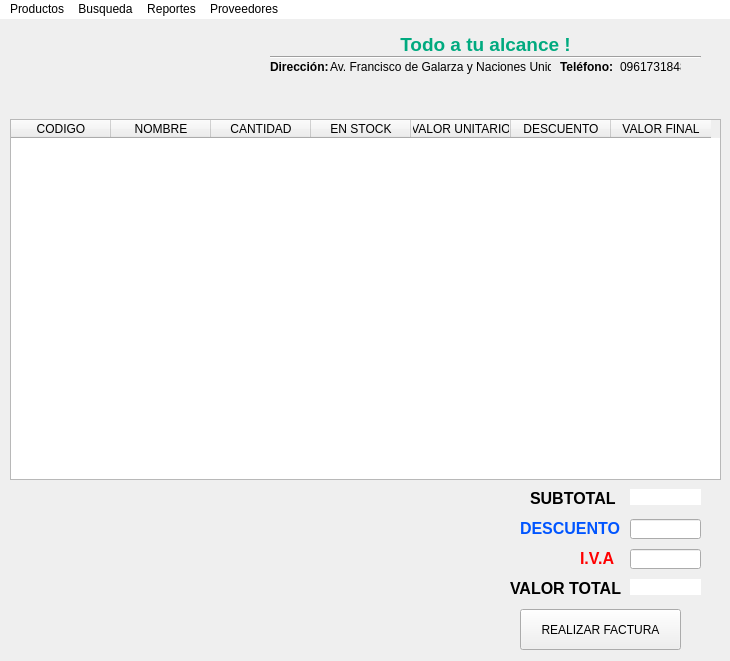
<?xml version="1.0" encoding="UTF-8"?>
<ui version="4.0">
 <class>MainWindow</class>
 <widget class="QMainWindow" name="MainWindow">
  <property name="geometry">
   <rect>
    <x>0</x>
    <y>0</y>
    <width>730</width>
    <height>661</height>
   </rect>
  </property>
  <property name="windowTitle">
   <string>Veci's Market - Sistema Administrador</string>
  </property>
  <property name="windowIcon">
   <iconset>
    <normaloff>../icons/bxs-store-alt.svg</normaloff>../icons/bxs-store-alt.svg</iconset>
  </property>
  <property name="styleSheet">
   <string notr="true"/>
  </property>
  <property name="toolButtonStyle">
   <enum>Qt::ToolButtonIconOnly</enum>
  </property>
  <widget class="QWidget" name="centralwidget">
   <widget class="QLabel" name="lb_logo">
    <property name="geometry">
     <rect>
      <x>20</x>
      <y>10</y>
      <width>231</width>
      <height>71</height>
     </rect>
    </property>
    <property name="text">
     <string/>
    </property>
    <property name="pixmap">
     <pixmap>../icons/logo_small.png</pixmap>
    </property>
    <property name="scaledContents">
     <bool>true</bool>
    </property>
   </widget>
   <widget class="QTableWidget" name="tb_detalle">
    <property name="geometry">
     <rect>
      <x>10</x>
      <y>100</y>
      <width>711</width>
      <height>361</height>
     </rect>
    </property>
    <column>
     <property name="text">
      <string>CODIGO</string>
     </property>
    </column>
    <column>
     <property name="text">
      <string>NOMBRE</string>
     </property>
    </column>
    <column>
     <property name="text">
      <string>CANTIDAD</string>
     </property>
    </column>
    <column>
     <property name="text">
      <string>EN STOCK</string>
     </property>
    </column>
    <column>
     <property name="text">
      <string>VALOR UNITARIO</string>
     </property>
    </column>
    <column>
     <property name="text">
      <string>DESCUENTO</string>
     </property>
    </column>
    <column>
     <property name="text">
      <string>VALOR FINAL</string>
     </property>
    </column>
   </widget>
   <widget class="QLabel" name="lb_sub">
    <property name="geometry">
     <rect>
      <x>530</x>
      <y>470</y>
      <width>91</width>
      <height>16</height>
     </rect>
    </property>
    <property name="text">
     <string>&lt;html&gt;&lt;head/&gt;&lt;body&gt;&lt;p&gt;&lt;span style=&quot; font-size:12pt; font-weight:600;&quot;&gt;SUBTOTAL&lt;/span&gt;&lt;/p&gt;&lt;/body&gt;&lt;/html&gt;</string>
    </property>
   </widget>
   <widget class="QLabel" name="lb_iva">
    <property name="geometry">
     <rect>
      <x>580</x>
      <y>530</y>
      <width>41</width>
      <height>16</height>
     </rect>
    </property>
    <property name="text">
     <string>&lt;html&gt;&lt;head/&gt;&lt;body&gt;&lt;p&gt;&lt;span style=&quot; font-size:12pt; font-weight:600; color:#ff0000;&quot;&gt;I.V.A&lt;/span&gt;&lt;/p&gt;&lt;/body&gt;&lt;/html&gt;</string>
    </property>
   </widget>
   <widget class="QLabel" name="lb_valT">
    <property name="geometry">
     <rect>
      <x>510</x>
      <y>560</y>
      <width>121</width>
      <height>16</height>
     </rect>
    </property>
    <property name="text">
     <string>&lt;html&gt;&lt;head/&gt;&lt;body&gt;&lt;p&gt;&lt;span style=&quot; font-size:12pt; font-weight:600;&quot;&gt;VALOR TOTAL&lt;/span&gt;&lt;/p&gt;&lt;/body&gt;&lt;/html&gt;</string>
    </property>
   </widget>
   <widget class="QLabel" name="lb_des">
    <property name="geometry">
     <rect>
      <x>520</x>
      <y>500</y>
      <width>101</width>
      <height>16</height>
     </rect>
    </property>
    <property name="text">
     <string>&lt;html&gt;&lt;head/&gt;&lt;body&gt;&lt;p&gt;&lt;span style=&quot; font-size:12pt; font-weight:600; color:#0055ff;&quot;&gt;DESCUENTO&lt;/span&gt;&lt;/p&gt;&lt;/body&gt;&lt;/html&gt;</string>
    </property>
   </widget>
   <widget class="QLabel" name="lb_subCom">
    <property name="geometry">
     <rect>
      <x>630</x>
      <y>470</y>
      <width>71</width>
      <height>16</height>
     </rect>
    </property>
    <property name="styleSheet">
     <string notr="true">background-color: rgb(255, 255, 255);</string>
    </property>
    <property name="text">
     <string>&lt;html&gt;&lt;head/&gt;&lt;body&gt;&lt;p&gt;&lt;br/&gt;&lt;/p&gt;&lt;/body&gt;&lt;/html&gt;</string>
    </property>
   </widget>
   <widget class="QLineEdit" name="le_des">
    <property name="geometry">
     <rect>
      <x>630</x>
      <y>500</y>
      <width>71</width>
      <height>20</height>
     </rect>
    </property>
   </widget>
   <widget class="QLineEdit" name="le_iva">
    <property name="geometry">
     <rect>
      <x>630</x>
      <y>530</y>
      <width>71</width>
      <height>20</height>
     </rect>
    </property>
   </widget>
   <widget class="QLabel" name="lb_valTCom">
    <property name="geometry">
     <rect>
      <x>630</x>
      <y>560</y>
      <width>71</width>
      <height>16</height>
     </rect>
    </property>
    <property name="styleSheet">
     <string notr="true">background-color: rgb(255, 255, 255);</string>
    </property>
    <property name="text">
     <string>&lt;html&gt;&lt;head/&gt;&lt;body&gt;&lt;p&gt;&lt;br/&gt;&lt;/p&gt;&lt;/body&gt;&lt;/html&gt;</string>
    </property>
   </widget>
   <widget class="QPushButton" name="button_Factura">
    <property name="geometry">
     <rect>
      <x>520</x>
      <y>590</y>
      <width>161</width>
      <height>41</height>
     </rect>
    </property>
    <property name="cursor">
     <cursorShape>PointingHandCursor</cursorShape>
    </property>
    <property name="styleSheet">
     <string notr="true">font: 75 9pt &quot;MS Shell Dlg 2&quot;;</string>
    </property>
    <property name="text">
     <string>REALIZAR FACTURA</string>
    </property>
    <property name="icon">
     <iconset>
      <normaloff>../icons/bx-cart-add.svg</normaloff>../icons/bx-cart-add.svg</iconset>
    </property>
    <property name="iconSize">
     <size>
      <width>35</width>
      <height>35</height>
     </size>
    </property>
    <property name="flat">
     <bool>false</bool>
    </property>
   </widget>
   <widget class="QLabel" name="lb_slogan">
    <property name="geometry">
     <rect>
      <x>390</x>
      <y>10</y>
      <width>191</width>
      <height>31</height>
     </rect>
    </property>
    <property name="styleSheet">
     <string notr="true">color: rgb(0, 170, 127);</string>
    </property>
    <property name="text">
     <string>&lt;html&gt;&lt;head/&gt;&lt;body&gt;&lt;p align=&quot;center&quot;&gt;&lt;span style=&quot; font-size:14pt; font-weight:600;&quot;&gt;Todo a tu alcance !&lt;/span&gt;&lt;/p&gt;&lt;/body&gt;&lt;/html&gt;</string>
    </property>
   </widget>
   <widget class="Line" name="ln_head">
    <property name="geometry">
     <rect>
      <x>270</x>
      <y>30</y>
      <width>431</width>
      <height>16</height>
     </rect>
    </property>
    <property name="orientation">
     <enum>Qt::Horizontal</enum>
    </property>
   </widget>
   <widget class="QLabel" name="lb_dir">
    <property name="geometry">
     <rect>
      <x>270</x>
      <y>40</y>
      <width>61</width>
      <height>16</height>
     </rect>
    </property>
    <property name="text">
     <string>&lt;html&gt;&lt;head/&gt;&lt;body&gt;&lt;p&gt;&lt;span style=&quot; font-weight:600;&quot;&gt;Dirección: &lt;/span&gt;&lt;/p&gt;&lt;/body&gt;&lt;/html&gt;</string>
    </property>
   </widget>
   <widget class="QLabel" name="ld_dirCom">
    <property name="geometry">
     <rect>
      <x>330</x>
      <y>40</y>
      <width>221</width>
      <height>16</height>
     </rect>
    </property>
    <property name="text">
     <string>Av. Francisco de Galarza y Naciones Unidas.</string>
    </property>
   </widget>
   <widget class="QLabel" name="lb_tel">
    <property name="geometry">
     <rect>
      <x>560</x>
      <y>40</y>
      <width>61</width>
      <height>16</height>
     </rect>
    </property>
    <property name="text">
     <string>&lt;html&gt;&lt;head/&gt;&lt;body&gt;&lt;p&gt;&lt;span style=&quot; font-weight:600;&quot;&gt;Teléfono:&lt;/span&gt;&lt;/p&gt;&lt;/body&gt;&lt;/html&gt;</string>
    </property>
   </widget>
   <widget class="QLabel" name="lb_telCom">
    <property name="geometry">
     <rect>
      <x>620</x>
      <y>40</y>
      <width>61</width>
      <height>16</height>
     </rect>
    </property>
    <property name="text">
     <string>0961731848</string>
    </property>
   </widget>
  </widget>
  <widget class="QMenuBar" name="menubar">
   <property name="geometry">
    <rect>
     <x>0</x>
     <y>0</y>
     <width>730</width>
     <height>21</height>
    </rect>
   </property>
   <property name="styleSheet">
    <string notr="true">background-color: rgb(255, 255, 255);</string>
   </property>
   <widget class="QMenu" name="menuProductos">
    <property name="title">
     <string>Productos</string>
    </property>
    <addaction name="actionBusqueda"/>
    <addaction name="actionModificar"/>
    <addaction name="actionEliminar"/>
    <addaction name="actionInventario"/>
   </widget>
   <widget class="QMenu" name="menuBusqueda">
    <property name="title">
     <string>Busqueda</string>
    </property>
    <addaction name="actionFactura_x_Cliente"/>
   </widget>
   <widget class="QMenu" name="menuReportes">
    <property name="title">
     <string>Reportes</string>
    </property>
    <addaction name="actionVer_Inventario"/>
    <addaction name="actionGenerar"/>
   </widget>
   <widget class="QMenu" name="menuProveedores">
    <property name="title">
     <string>Proveedores</string>
    </property>
    <addaction name="actionBuscarProv"/>
    <addaction name="actionModificarProv"/>
    <addaction name="actionAgregarProv"/>
    <addaction name="actionEliminarProv"/>
   </widget>
   <addaction name="menuProductos"/>
   <addaction name="menuBusqueda"/>
   <addaction name="menuReportes"/>
   <addaction name="menuProveedores"/>
  </widget>
  <action name="actionBusqueda">
   <property name="icon">
    <iconset>
     <normaloff>../icons/bx-search-alt.svg</normaloff>../icons/bx-search-alt.svg</iconset>
   </property>
   <property name="text">
    <string>Buscar</string>
   </property>
  </action>
  <action name="actionModificar">
   <property name="icon">
    <iconset>
     <normaloff>../icons/bxs-store-alt.svg</normaloff>../icons/bxs-store-alt.svg</iconset>
   </property>
   <property name="text">
    <string>Modificar</string>
   </property>
  </action>
  <action name="actionEliminar">
   <property name="icon">
    <iconset>
     <normaloff>../icons/bxs-message-square-add.svg</normaloff>../icons/bxs-message-square-add.svg</iconset>
   </property>
   <property name="text">
    <string>Agregar</string>
   </property>
  </action>
  <action name="actionInventario">
   <property name="icon">
    <iconset>
     <normaloff>../icons/bxs-message-square-x.svg</normaloff>../icons/bxs-message-square-x.svg</iconset>
   </property>
   <property name="text">
    <string>Eliminar</string>
   </property>
  </action>
  <action name="actionInventario_2">
   <property name="icon">
    <iconset>
     <normaloff>../../Cursos_de_Programacion/Python/Aplicacion_G/icons/bxs-data.svg</normaloff>../../Cursos_de_Programacion/Python/Aplicacion_G/icons/bxs-data.svg</iconset>
   </property>
   <property name="text">
    <string>Inventario</string>
   </property>
  </action>
  <action name="actionFactura_x_Cliente">
   <property name="icon">
    <iconset>
     <normaloff>../icons/bxs-file-doc.svg</normaloff>../icons/bxs-file-doc.svg</iconset>
   </property>
   <property name="text">
    <string>Factura_x_Cliente</string>
   </property>
  </action>
  <action name="actionCliente">
   <property name="icon">
    <iconset>
     <normaloff>../icons/bx-body.svg</normaloff>../icons/bx-body.svg</iconset>
   </property>
   <property name="text">
    <string>Cliente</string>
   </property>
  </action>
  <action name="actionVer_Inventario">
   <property name="icon">
    <iconset>
     <normaloff>../icons/bxs-data.svg</normaloff>../icons/bxs-data.svg</iconset>
   </property>
   <property name="text">
    <string>Ver_Inventario</string>
   </property>
  </action>
  <action name="actionGenerar">
   <property name="icon">
    <iconset>
     <normaloff>../icons/bxs-file-plus.svg</normaloff>../icons/bxs-file-plus.svg</iconset>
   </property>
   <property name="text">
    <string>Generar...</string>
   </property>
  </action>
  <action name="actionBuscarProv">
   <property name="icon">
    <iconset>
     <normaloff>../icons/bx-search-alt.svg</normaloff>../icons/bx-search-alt.svg</iconset>
   </property>
   <property name="text">
    <string>Buscar</string>
   </property>
  </action>
  <action name="actionModificarProv">
   <property name="icon">
    <iconset>
     <normaloff>../icons/bxs-notepad.svg</normaloff>../icons/bxs-notepad.svg</iconset>
   </property>
   <property name="text">
    <string>Modificar</string>
   </property>
  </action>
  <action name="actionAgregarProv">
   <property name="icon">
    <iconset>
     <normaloff>../icons/bxs-message-square-add.svg</normaloff>../icons/bxs-message-square-add.svg</iconset>
   </property>
   <property name="text">
    <string>Agregar</string>
   </property>
  </action>
  <action name="actionEliminarProv">
   <property name="icon">
    <iconset>
     <normaloff>../icons/bxs-trash.svg</normaloff>../icons/bxs-trash.svg</iconset>
   </property>
   <property name="text">
    <string>Eliminar</string>
   </property>
  </action>
 </widget>
 <resources/>
 <connections/>
</ui>
